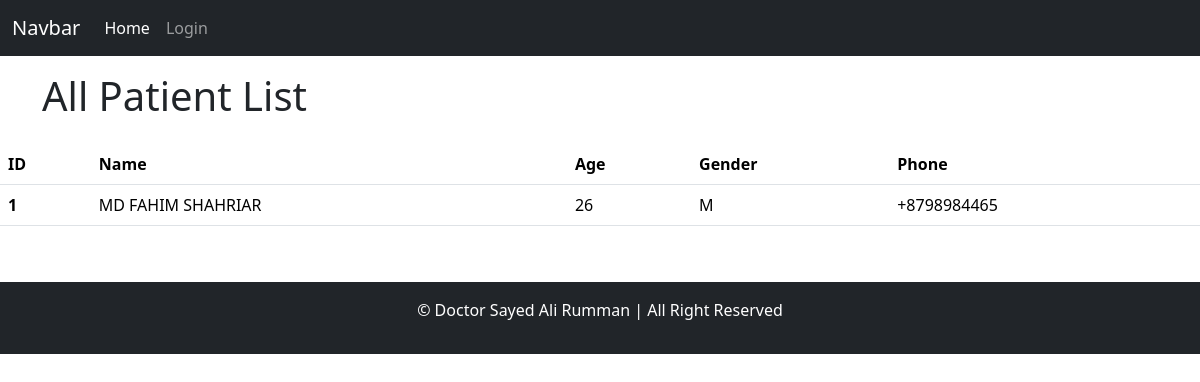
/core/patient/list/, run on an earlier commit of the app's database.
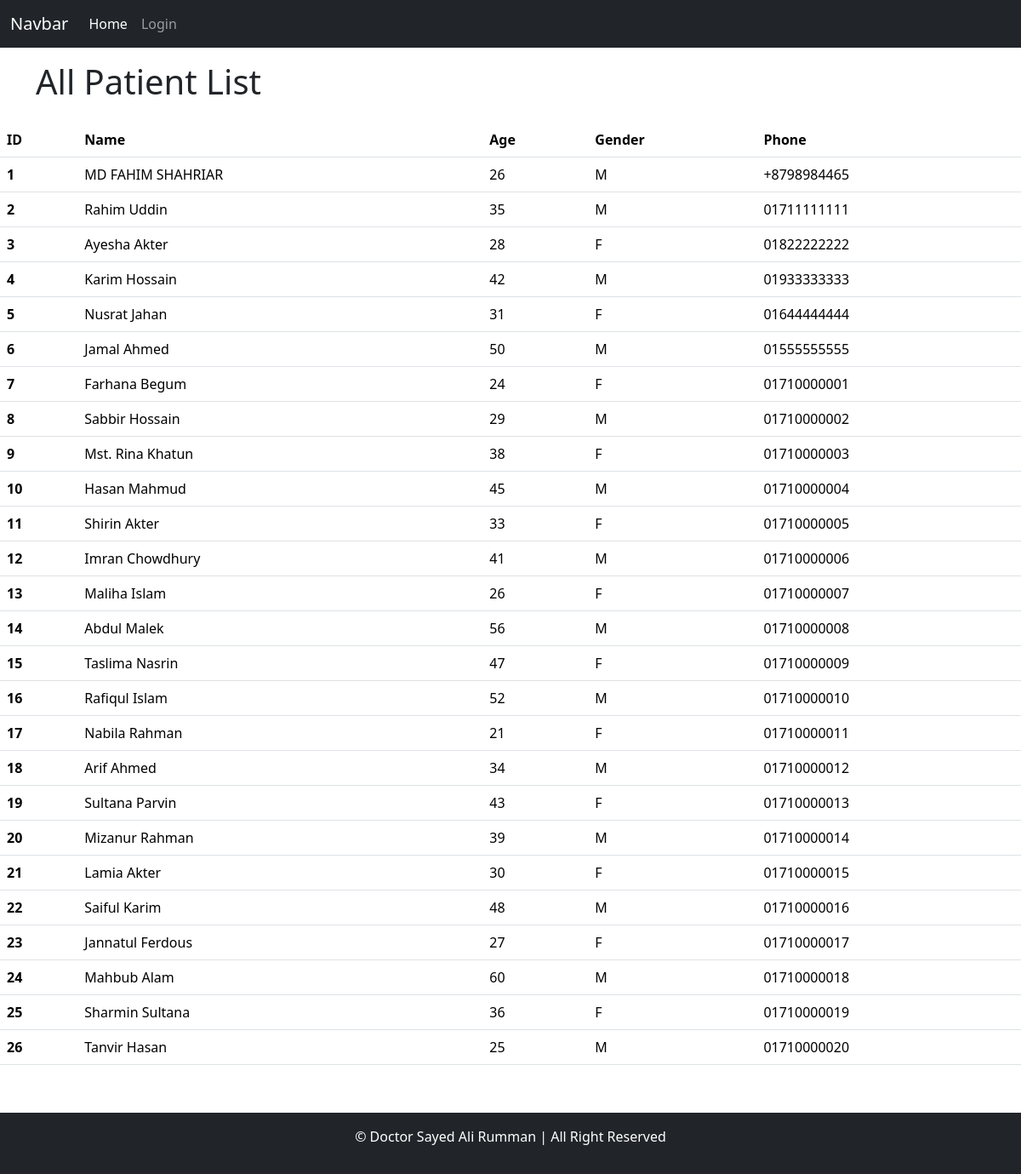
And on a later commit of the database.
### core/models.py (models this page shows, shortened)
class Patient(models.Model):
    GENDER_CHOICES = (('M', 'Male'), ('F', 'Female'))
    name = models.CharField(max_length=100)
    gender = models.CharField(max_length=1, choices=GENDER_CHOICES)
    age = models.IntegerField(max_length=3)
    address = models.TextField()
    phone = models.CharField(max_length=15)
    created_by = models.ForeignKey(settings.AUTH_USER_MODEL, on_delete=models.SET_NULL, null=True)
    created_at = models.DateTimeField(auto_now_add=True)
    updated_at = models.DateTimeField(auto_now_add=True)

### core/views.py (the view)
# urls.py: path('patient/list/', views.patient_list, name='patient_list'),
def patient_list(request):
    patients = models.Patient.objects.all()
    return render(request, 'core/patient_list.html', {'patients' : patients})

### core/templates/core/patient_list.html
{% extends "base.html" %}
{% block content %}
    <h1 class="py-3 container">All Patient List</h1>
    <table class="table">
        <thead>
            <tr>
            <th scope="col">ID</th>
            <th scope="col">Name</th>
            <th scope="col">Age</th>
            <th scope="col">Gender</th>
            <th scope="col">Phone</th>
            </tr>
        </thead>
        <tbody>
        {% for patient in patients %}
            <tr>
            <th scope="row">{{ patient.id }}</th>
            <td>{{ patient.name }}</td>
            <td>{{ patient.age }}</td>
            <td>{{ patient.gender }}</td>
            <td>{{ patient.phone }}</td>
            </tr>
        {% endfor %}
        </tbody>
        </table>
{% endblock content %}

### templates/base.html (shortened to what this page needs)
{% load static %}
<!doctype html>
<html lang="en">
  <head>
    <link href="https://cdn.jsdelivr.net/npm/bootstrap@5.3.8/dist/css/bootstrap.min.css" rel="stylesheet">
  </head>
  <body>
    <nav class="navbar navbar-expand-lg navbar-dark bg-dark">
        <div class="container-fluid">
            <a class="navbar-brand" href="#">Navbar</a>
            <div class="collapse navbar-collapse" id="navbarSupportedContent">
            <ul class="navbar-nav me-auto mb-2 mb-lg-0">
                <li class="nav-item">
                <a class="nav-link active" aria-current="page" href="#">Home</a>
                </li>
                {% if user.is_authenticated %}
                    <li class="nav-item">
                    <a class="nav-link" href="#">Link</a>
                    </li>
                    <li class="nav-item dropdown">
                    <a class="nav-link dropdown-toggle" href="#" role="button" data-bs-toggle="dropdown" aria-expanded="false">
                        Dropdown
                    </a>
                    <ul class="dropdown-menu">
                        <li><a class="dropdown-item" href="{% url 'register_patient' %}">Register Patient</a></li>
                        <li><a class="dropdown-item" href="{% url 'patient_list' %}">Patient List</a></li>
                        <li><hr class="dropdown-divider"></li>
                        <li><a class="dropdown-item" href="{% url "user_logout" %}">Logout</a></li>
                    </ul>
                    </li>
                    <li class="nav-item">
                    <a class="nav-link disabled" aria-disabled="true">Disabled</a>
                    </li>
                    </ul>
                     <form class="d-flex" role="search">
                        <input class="form-control me-2" type="search" placeholder="Search" aria-label="Search"/>
                        <button class="btn btn-outline-light" type="submit">Search</button>
                    </form>
                {% else %}
                    <li class="nav-item" >
                    <a class="nav-link" href="{% url "user_login" %}">Login</a>
                    </li>
                {% endif %}
            </div>
        </div>
    </nav>
        {% block content %}
        {% endblock  %}
    <br>
    <footer class="bg-dark text-white text-center py-3 mt-auto">
      <p>&copy; Doctor Sayed Ali Rumman | All Right Reserved</p>
    </footer>
  </body>
</html>

What changed in the data, as far as the page shows it:
added Patient: id "2", name "Rahim Uddin", age "35", gender "M", phone "01711111111"
added Patient: id "3", name "Ayesha Akter", age "28", gender "F", phone "01822222222"
added Patient: id "4", name "Karim Hossain", age "42", gender "M", phone "01933333333"
added Patient: id "5", name "Nusrat Jahan", age "31", gender "F", phone "01644444444"
added Patient: id "6", name "Jamal Ahmed", age "50", gender "M", phone "01555555555"
added Patient: id "7", name "Farhana Begum", age "24", gender "F", phone "01710000001"
added Patient: id "8", name "Sabbir Hossain", age "29", gender "M", phone "01710000002"
added Patient: id "9", name "Mst. Rina Khatun", age "38", gender "F", phone "01710000003"
added Patient: id "10", name "Hasan Mahmud", age "45", gender "M", phone "01710000004"
added Patient: id "11", name "Shirin Akter", age "33", gender "F", phone "01710000005"
added Patient: id "12", name "Imran Chowdhury", age "41", gender "M", phone "01710000006"
added Patient: id "13", name "Maliha Islam", age "26", gender "F", phone "01710000007"
added Patient: id "14", name "Abdul Malek", age "56", gender "M", phone "01710000008"
added Patient: id "15", name "Taslima Nasrin", age "47", gender "F", phone "01710000009"
added Patient: id "16", name "Rafiqul Islam", age "52", gender "M", phone "01710000010"
added Patient: id "17", name "Nabila Rahman", age "21", gender "F", phone "01710000011"
added Patient: id "18", name "Arif Ahmed", age "34", gender "M", phone "01710000012"
added Patient: id "19", name "Sultana Parvin", age "43", gender "F", phone "01710000013"
added Patient: id "20", name "Mizanur Rahman", age "39", gender "M", phone "01710000014"
added Patient: id "21", name "Lamia Akter", age "30", gender "F", phone "01710000015"
added Patient: id "22", name "Saiful Karim", age "48", gender "M", phone "01710000016"
added Patient: id "23", name "Jannatul Ferdous", age "27", gender "F", phone "01710000017"
added Patient: id "24", name "Mahbub Alam", age "60", gender "M", phone "01710000018"
added Patient: id "25", name "Sharmin Sultana", age "36", gender "F", phone "01710000019"
added Patient: id "26", name "Tanvir Hasan", age "25", gender "M", phone "01710000020"
